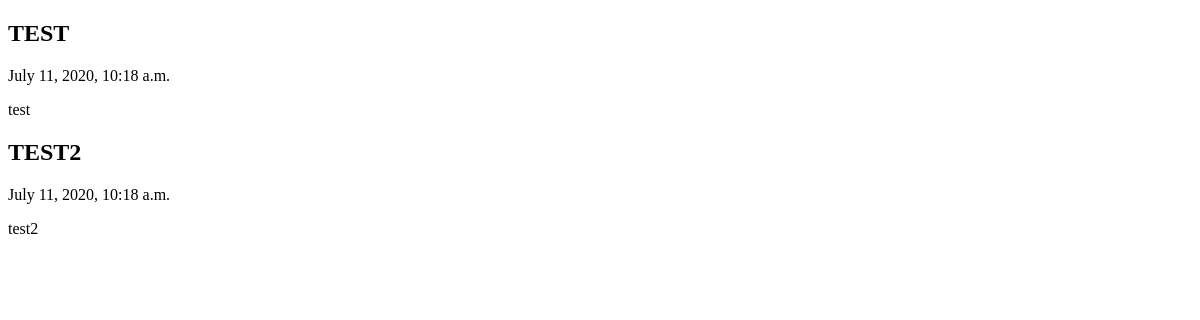
/blog/, run on an earlier commit of the app's database.
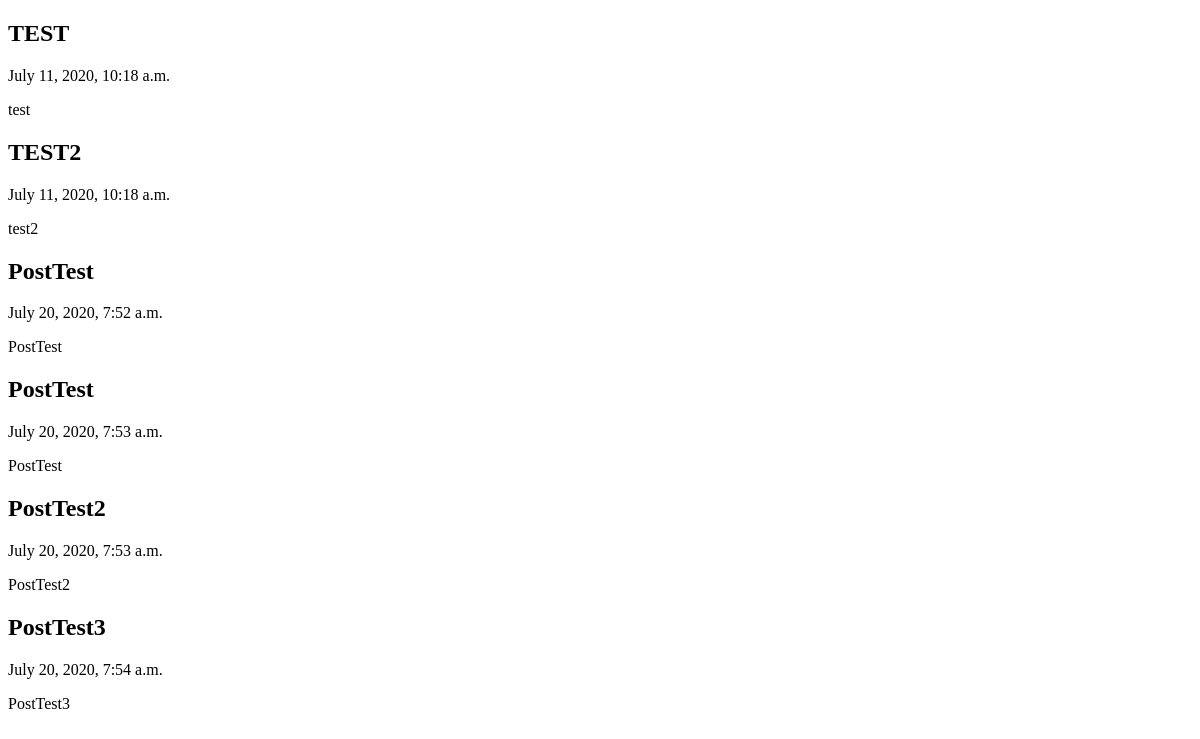
And on a later commit of the database.
### wordcount/models.py (models this page shows)
class Blog(models.Model):
    title = models.CharField(max_length=200)
    pub_date = models.DateTimeField('date published')
    body = models.TextField()

### wordcount/views.py (the view)
# urls.py: path('blog/',wordcount.views.blog, name="blog"),
def blog(request):
    return render(request,'blog.html',{'blog':Blog.objects})

### wordcount/templates/blog.html (shortened to what this page needs)
<!DOCTYPE html>
<html lang="en">
<head>
</head>
<body>
    {% for blogs in blog.all %}
        <div>
            <h2>{{ blogs.title }}</h2>
            <p>{{ blogs.pub_date }}</p>
            <p>{{ blogs.body }}</p>
        </div>
    {% endfor %}
</body>
</html>

What changed in the data, as far as the page shows it:
added Blog: title "PostTest", pub_date "July 20, 2020, 7:52 a.m.", body "PostTest"
added Blog: title "PostTest", pub_date "July 20, 2020, 7:53 a.m.", body "PostTest"
added Blog: title "PostTest2", pub_date "July 20, 2020, 7:53 a.m.", body "PostTest2"
added Blog: title "PostTest3", pub_date "July 20, 2020, 7:54 a.m.", body "PostTest3"
